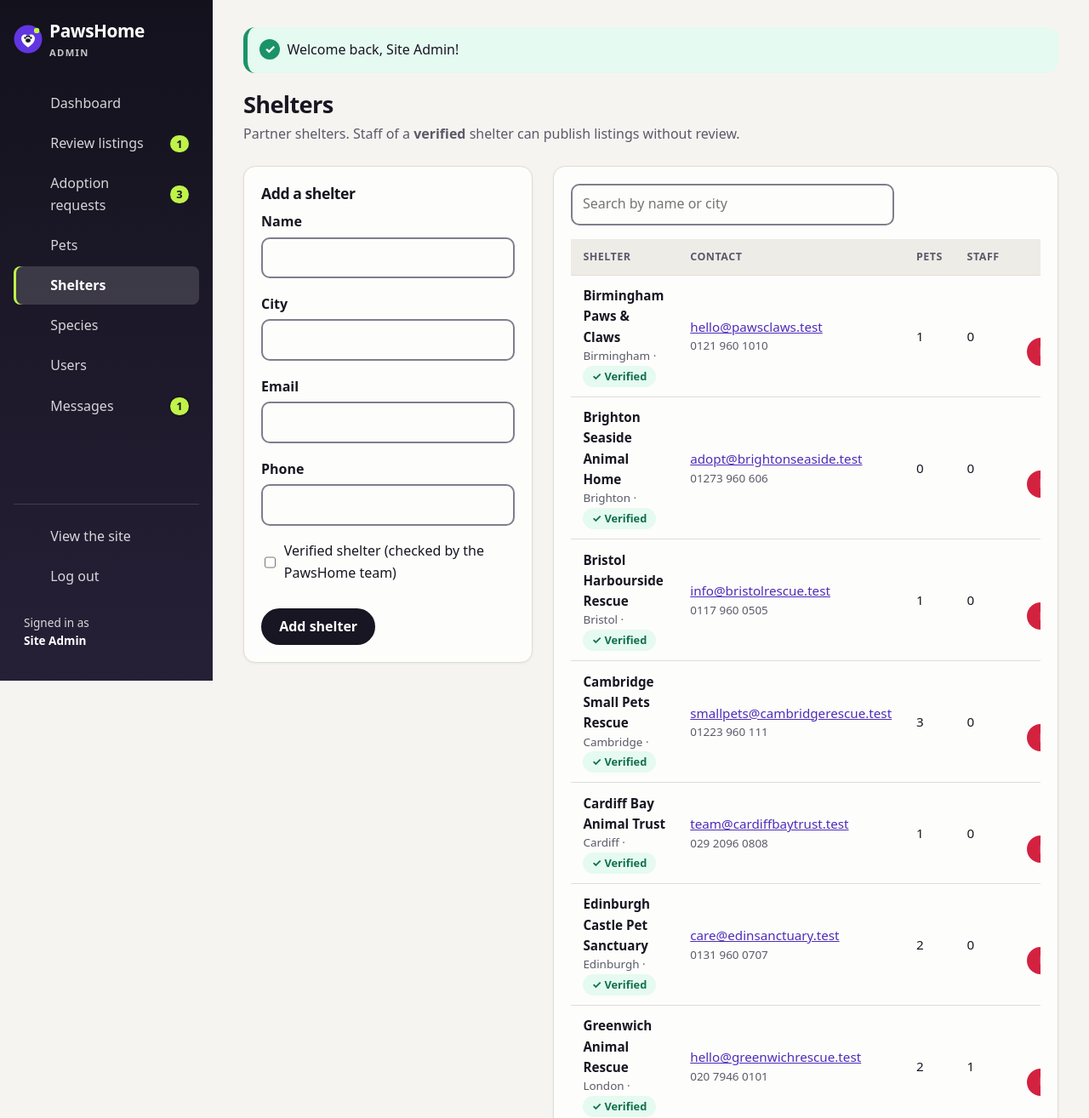
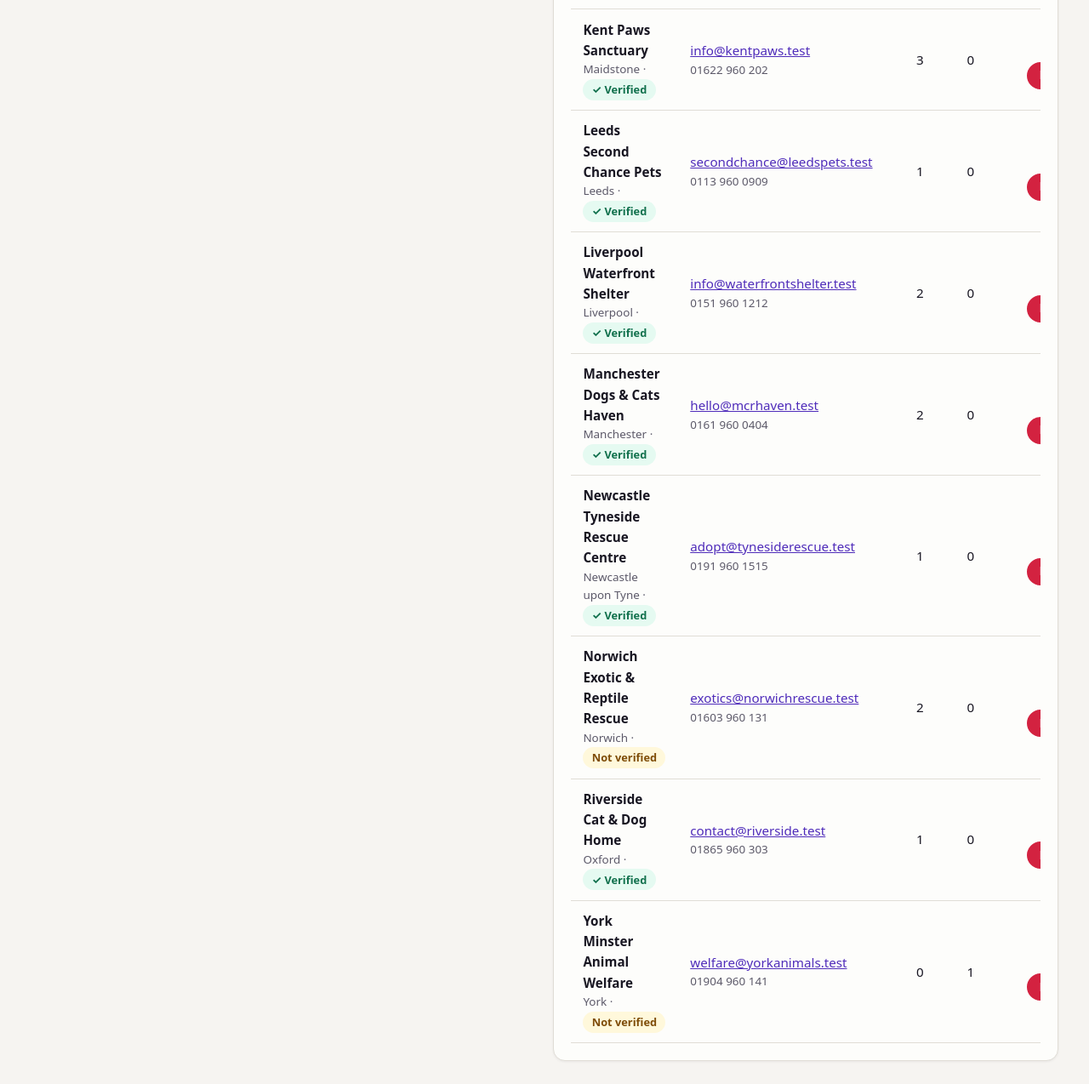
The page /admin/shelters.php (signed in) on the database its author committed (2 pictures, top to bottom).
### tables this page shows
CREATE TABLE user (
    id INT NOT NULL AUTO_INCREMENT,
    name VARCHAR(100) NOT NULL,
    email VARCHAR(255) NOT NULL,
    password VARCHAR(255) NOT NULL,
    role ENUM('member', 'admin') NOT NULL DEFAULT 'member',
    shelterid INT NULL,               
    datejoined DATE NOT NULL,
    PRIMARY KEY (id),
    UNIQUE KEY (email)
);

CREATE TABLE shelter (
    id INT NOT NULL AUTO_INCREMENT,
    name VARCHAR(100) NOT NULL,
    city VARCHAR(100) NOT NULL,
    email VARCHAR(255) NOT NULL,
    phone VARCHAR(30) NOT NULL,
    verified TINYINT(1) NOT NULL DEFAULT 0,    
    PRIMARY KEY (id)
);

### admin/shelters.php (called while the page is built, shortened)
<?php
include '../includes/Functions.php';
requireAdmin();
try {
	include '../includes/DatabaseConnection.php';
	include '../includes/DatabaseFunctions.php';
	$shelter = ['id' => '', 'name' => '', 'city' => '', 'email' => '', 'phone' => '', 'verified' => 0];
	$errors = [];
	$output = loadTemplate('admin/shelters.html.php', [
		'shelters' => sheltersWithPetCount($pdo),
		'shelter' => $shelter,
		'errors' => $errors
	]);
} catch (PDOException $e) {
	$title = 'An error has occurred';
	$output = loadTemplate('error.html.php', ['message' => 'Database error: ' . $e->getMessage()]);
}
include '../templates/admin_layout.html.php';

### includes/DatabaseFunctions.php (called while the page is built, shortened)
<?php
function query($pdo, $sql, $parameters = []) {
	$query = $pdo->prepare($sql);
	$query->execute($parameters);
	return $query;
}
function sheltersWithPetCount($pdo) {
	$sql = "SELECT shelter.*, COUNT(pet.id) AS petcount,
			(SELECT COUNT(*) FROM user WHERE user.shelterid = shelter.id) AS staffcount
		FROM shelter
		LEFT JOIN pet ON pet.shelterid = shelter.id AND pet.approval = 'Approved'
		GROUP BY shelter.id
		ORDER BY shelter.name";
	return query($pdo, $sql)->fetchAll();
}
function adminBadgeCounts($pdo) {
	$row = query($pdo, "SELECT
			(SELECT COUNT(*) FROM pet WHERE approval = 'Pending') AS review,
			(SELECT COUNT(*) FROM adoptionrequest WHERE status = 'New') AS newrequests,
			(SELECT COUNT(*) FROM message) AS messages")->fetch();
	return array_map('intval', $row);
}

### templates/admin/shelters.html.php (the view, shortened to what this page needs)
<header class="admin-head">
	<div>
		<h1>Shelters</h1>
		<p class="admin-sub">Partner shelters. Staff of a <strong>verified</strong> shelter can publish listings without review.</p>
	</div>
</header>
<div class="admin-split">
	<section class="admin-card">
		<h2><?=$shelter['id'] == '' ? 'Add a shelter' : 'Edit ' . html($shelter['name'])?></h2>
		<form action="shelters.php<?=$shelter['id'] != '' ? '?edit=' . html($shelter['id']) : ''?>" method="post" class="form">
			<div class="field">
				<label for="name">Name</label>
				<input type="text" id="name" name="shelter[name]" value="<?=html($shelter['name'])?>" required maxlength="100">
			</div>
			<div class="field">
				<label for="city">City</label>
				<input type="text" id="city" name="shelter[city]" value="<?=html($shelter['city'])?>" required maxlength="100">
			</div>
			<div class="field">
				<label for="email">Email</label>
				<input type="email" id="email" name="shelter[email]" value="<?=html($shelter['email'])?>" required maxlength="255">
			</div>
			<div class="field">
				<label for="phone">Phone</label>
				<input type="tel" id="phone" name="shelter[phone]" value="<?=html($shelter['phone'])?>" required pattern="[0-9 +()\-]{6,30}">
			</div>
			<div class="field">
				<label class="checkbox"><input type="checkbox" name="shelter[verified]" value="1" <?=!empty($shelter['verified']) ? 'checked' : ''?>> Verified shelter (checked by the PawsHome team)</label>
			</div>
			<div class="form-actions">
				<button class="btn" type="submit"><?=$shelter['id'] == '' ? 'Add shelter' : 'Save changes'?></button>
			</div>
		</form>
	</section>
	<section class="admin-card">
		<?php $filterTarget = 'shelters-table'; $filterLabel = 'Search by name or city'; include __DIR__ . '/tablefilter.html.php'; ?>
		<div class="table-wrap">
			<table class="admin-table" id="shelters-table">
				<thead><tr><th scope="col">Shelter</th><th scope="col">Contact</th><th scope="col">Pets</th><th scope="col">Staff</th><th scope="col"><span class="visually-hidden">Actions</span></th></tr></thead>
				<tbody>
					<?php foreach ($shelters as $row): ?>
						<tr>
							<td data-label="Shelter">
								<span class="cell-title"><?=html($row['name'])?></span>
								<span class="cell-sub"><?=html($row['city'])?> &middot; <?php if ($row['verified']): ?><span class="badge badge-verified"><span aria-hidden="true">&#10003;</span> Verified</span><?php else: ?><span class="badge badge-unverified">Not verified</span><?php endif; ?></span>
							</td>
							<td data-label="Contact"><a href="mailto:<?=html($row['email'])?>"><?=html($row['email'])?></a><span class="cell-sub"><?=html($row['phone'])?></span></td>
							<td data-label="Pets"><?=html($row['petcount'])?></td>
							<td data-label="Staff"><?=html($row['staffcount'])?></td>
							<td class="actions" data-label="Actions">
								<form action="shelters.php" method="post" class="inline-form" data-confirm="Delete <?=html($row['name'])?>?">
									<button class="btn btn-small btn-danger" type="submit">Delete<span class="visually-hidden"> <?=html($row['name'])?></span></button>
								</form>
							</td>
						</tr>
					<?php endforeach; ?>
				</tbody>
			</table>
		</div>
	</section>
</div>

### templates/admin_layout.html.php (shortened to what this page needs)
<?php
$flash = getFlash();
$page = basename($_SERVER['SCRIPT_NAME']);
$badges = (isset($pdo) && function_exists('adminBadgeCounts')) ? adminBadgeCounts($pdo) : ['review' => 0, 'newrequests' => 0, 'messages' => 0];
$menu = [
	'index.php' => ['Dashboard', 'dashboard', 0, ''],
	'approvals.php' => ['Review listings', 'review', $badges['review'], 'waiting for review'],
	'requests.php' => ['Adoption requests', 'requests', $badges['newrequests'], 'new'],
	'pets.php' => ['Pets', 'pets', 0, ''],
	'shelters.php' => ['Shelters', 'shelters', 0, ''],
	'species.php' => ['Species', 'species', 0, ''],
	'users.php' => ['Users', 'users', 0, ''],
	'messages.php' => ['Messages', 'messages', $badges['messages'], 'messages']
];
?>
<!DOCTYPE html>
<html lang="en">
<head>
	<link rel="stylesheet" href="<?=asset('css/style.css', '../')?>">
</head>
<body id="admin" class="admin">
	<div class="admin-shell">
		<aside class="admin-sidebar">
			<div class="admin-brand-row">
				<a class="brand" href="index.php">
					<img src="<?=asset('images/logo.svg', '../')?>" alt="" width="34" height="34">
					<span>PawsHome <small>Admin</small></span>
				</a>
			</div>
			<nav id="main-nav" class="admin-nav" aria-label="Admin">
				<ul>
					<?php foreach ($menu as $file => $item): ?>
						<li>
							<a href="<?=$file?>" <?=$page == $file ? 'aria-current="page"' : ''?>>
								<?=icon($item[1])?>
								<span class="admin-nav-label"><?=html($item[0])?></span>
								<?php if ($item[2]): ?>
									<span class="count-badge"><?=html($item[2])?><span class="visually-hidden"> <?=html($item[3])?></span></span>
								<?php endif; ?>
							</a>
						</li>
					<?php endforeach; ?>
				</ul>
				<ul class="admin-nav-bottom">
					<li><a href="../index.php"><?=icon('site')?><span class="admin-nav-label">View the site</span></a></li>
					<li><form action="../logout.php" method="post" class="logout-form"><?=csrfField()?><button class="link-button" type="submit"><?=icon('logout')?><span class="admin-nav-label">Log out</span></button></form></li>
				</ul>
				<p class="admin-user">Signed in as<br><strong><?=html(currentUser()['name'] ?? '')?></strong></p>
			</nav>
		</aside>
		<main id="main" class="admin-main" tabindex="-1">
			<?php if ($flash): ?>
				<div class="alert alert-<?=html($flash['type'])?>" role="<?=$flash['type'] == 'error' ? 'alert' : 'status'?>" aria-live="polite"><?=html($flash['message'])?></div>
			<?php endif; ?>
			<?=$output?>
		</main>
	</div>
</body>
</html>

### rows shown on the page
user: name "Site Admin"
shelter: name "Birmingham Paws & Claws", city "Birmingham", verified "Verified", email "hello@pawsclaws.test", phone "0121 960 1010", petcount "1", staffcount "0"
shelter: name "Brighton Seaside Animal Home", city "Brighton", verified "Verified", email "adopt@brightonseaside.test", phone "01273 960 606", petcount "0", staffcount "0"
shelter: name "Bristol Harbourside Rescue", city "Bristol", verified "Verified", email "info@bristolrescue.test", phone "0117 960 0505", petcount "1", staffcount "0"
shelter: name "Cambridge Small Pets Rescue", city "Cambridge", verified "Verified", email "smallpets@cambridgerescue.test", phone "01223 960 111", petcount "3", staffcount "0"
shelter: name "Cardiff Bay Animal Trust", city "Cardiff", verified "Verified", email "team@cardiffbaytrust.test", phone "029 2096 0808", petcount "1", staffcount "0"
shelter: name "Edinburgh Castle Pet Sanctuary", city "Edinburgh", verified "Verified", email "care@edinsanctuary.test", phone "0131 960 0707", petcount "2", staffcount "0"
shelter: name "Greenwich Animal Rescue", city "London", verified "Verified", email "hello@greenwichrescue.test", phone "020 7946 0101", petcount "2", staffcount "1"
shelter: name "Kent Paws Sanctuary", city "Maidstone", verified "Verified", email "info@kentpaws.test", phone "01622 960 202", petcount "3", staffcount "0"
shelter: name "Leeds Second Chance Pets", city "Leeds", verified "Verified", email "secondchance@leedspets.test", phone "0113 960 0909", petcount "1", staffcount "0"
shelter: name "Liverpool Waterfront Shelter", city "Liverpool", verified "Verified", email "info@waterfrontshelter.test", phone "0151 960 1212", petcount "2", staffcount "0"
shelter: name "Manchester Dogs & Cats Haven", city "Manchester", verified "Verified", email "hello@mcrhaven.test", phone "0161 960 0404", petcount "2", staffcount "0"
shelter: name "Newcastle Tyneside Rescue Centre", city "Newcastle upon Tyne", verified "Verified", email "adopt@tynesiderescue.test", phone "0191 960 1515", petcount "1", staffcount "0"
shelter: name "Norwich Exotic & Reptile Rescue", city "Norwich", verified "Not verified", email "exotics@norwichrescue.test", phone "01603 960 131", petcount "2", staffcount "0"
shelter: name "Riverside Cat & Dog Home", city "Oxford", verified "Verified", email "contact@riverside.test", phone "01865 960 303", petcount "1", staffcount "0"
shelter: name "York Minster Animal Welfare", city "York", verified "Not verified", email "welfare@yorkanimals.test", phone "01904 960 141", petcount "0", staffcount "1"

### other values the page prints
html($item[0]) "Dashboard"
html($item[0]) "Review listings"
html($item[2]) "1"
html($item[0]) "Adoption requests"
html($item[2]) "3"
html($item[0]) "Pets"
html($item[0]) "Shelters"
html($item[0]) "Species"
html($item[0]) "Users"
html($item[0]) "Messages"
html($flash['message']) "Welcome back, Site Admin!"
